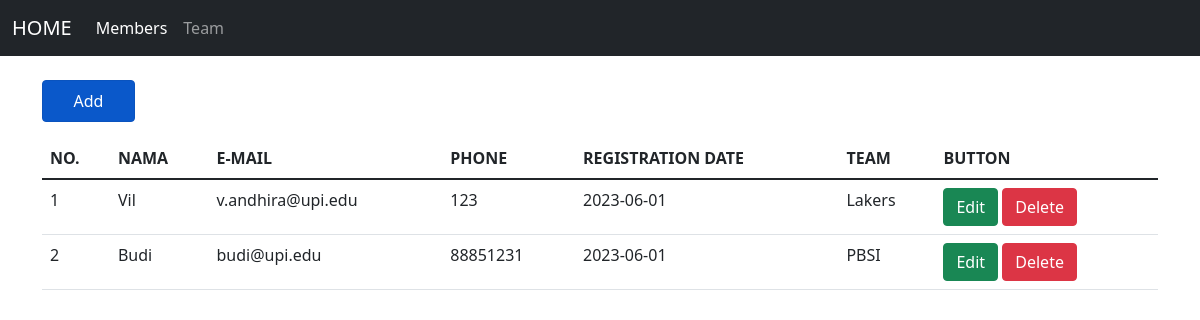
The app's page /source_code/index.php with its own data.
### tables this page shows
CREATE TABLE `members` (
  `id` int(11) NOT NULL,
  `name` varchar(255) NOT NULL,
  `email` varchar(255) NOT NULL,
  `phone` int(15) NOT NULL,
  `date` date NOT NULL DEFAULT current_timestamp(),
  `id_team` int(11) NOT NULL
);

CREATE TABLE `team` (
  `id` int(11) NOT NULL,
  `name` varchar(255) NOT NULL,
  `sport_type` varchar(255) NOT NULL
);

### source_code/controllers/Members.controller.php (called while the page is built, shortened)
<?php
include_once("models/Members.class.php");
include_once("models/Team.class.php");
include_once("views/Members.view.php");
class MembersController
{
    private $members;
    private $team;
    function __construct()
    {
        $this->members = new Members(Connection::$db_host, Connection::$db_user, Connection::$db_pass, Connection::$db_name);
        $this->team = new Team(Connection::$db_host, Connection::$db_user, Connection::$db_pass, Connection::$db_name);
    }
    public function index()
    {
        $this->members->open();
        $this->team->open();
        $this->members->getMembers();
        $this->team->getTeam();
        $data = array();
        while($row = $this->members->getResult()){
        array_push($data, $row);
        }
        $dataTeam = array();
        while($row = $this->team->getResult()){
        array_push($dataTeam, $row);
        }
        $view = new MembersView();
        $view->render($data, $dataTeam);
    }
}

### source_code/views/Members.view.php (the view, shortened to what this page needs)
<?php
class MembersView
{
    public function render($data, $dataTeam)
    {
        $num = 1;
        $dataMembers = null;
        foreach ($data as $val) {
            list($id, $name, $email, $phone, $reg_date, $id_team) = $val;
            $nama_team = '';
            $id_member = $id;
            foreach ($dataTeam as $club) {
                list($id, $nama) = $club;
                if ($id == $id_team) {
                    $nama_team = $nama;
                    break;
                }
            }
            $dataMembers .= "<tr>
                <td>" . $num++ . "</td>
                <td>" . $name . "</td>
                <td>" . $email . "</td>
                <td>" . $phone . "</td>
                <td>" . $reg_date . "</td>
                <td>" . $nama_team . "</td>
                <td>
                <a href='index.php?editForm=" . $id_member ."' class='btn btn-success''>Edit</a>
                <a href='index.php?id_delete=" . $id_member . "' class='btn btn-danger''>Delete</a>
                </td>
                </tr>";
        }
    }
}

### source_code/index.php
<?php
include_once("models/Template.class.php");
include_once("models/DB.class.php");
include_once("controllers/Members.controller.php");
$members = new MembersController();
if (isset($_POST['add'])) {
    $members->add($_POST);
} else if (!empty($_GET['addForm'])) {
    $members->addForm();
} else if (!empty($_GET['editForm'])) {
    $members->editForm($_GET['editForm']);
} else if (!empty($_GET['id_delete'])) {
    $id = $_GET['id_delete'];
    $members->delete($id);
} else if (isset($_POST['edit'])) {
    $members->edit($_POST);
} else {
    $members->index();
}
?>

### source_code/models/Template.class.php (shortened to what this page needs)
<?php
class Template
{
    var $content = '';
    function __construct($filename='')
    {
        $this->content = implode('', @file($filename));
    }
    function clear()
    {
        $this->content = preg_replace("/DATA_[A-Z|_|0-9]+/", "", $this->content);
    }
    function write()
    {
        print $this->content;
    }
    function replace($old = '', $new = '')
    {
        if (is_int($new)) {
            $value = sprintf("%d", $new);
        }
        elseif (is_float($new)) {
            $value = sprintf("%f", $new);
        }
        elseif (is_array($new)) {
            $value = '';
            foreach ($new as $item) {
                $value .= $item. ' ';
            }
        }
        else {
            $value = $new;
        }
        $this->content = preg_replace("/$old/", $value, $this->content);
    }
}
?>

### records on screen
members: name "Vil", email "v.andhira@upi.edu", phone "123", date "2023-06-01", id_team.name "Lakers"
members: name "Budi", email "budi@upi.edu", phone "88851231", date "2023-06-01", id_team.name "PBSI"

### other values on screen
$this->content "HOME Members Team Add NO. NAMA E-MAIL PHONE REGISTRATION DATE TEAM BUTTON"
